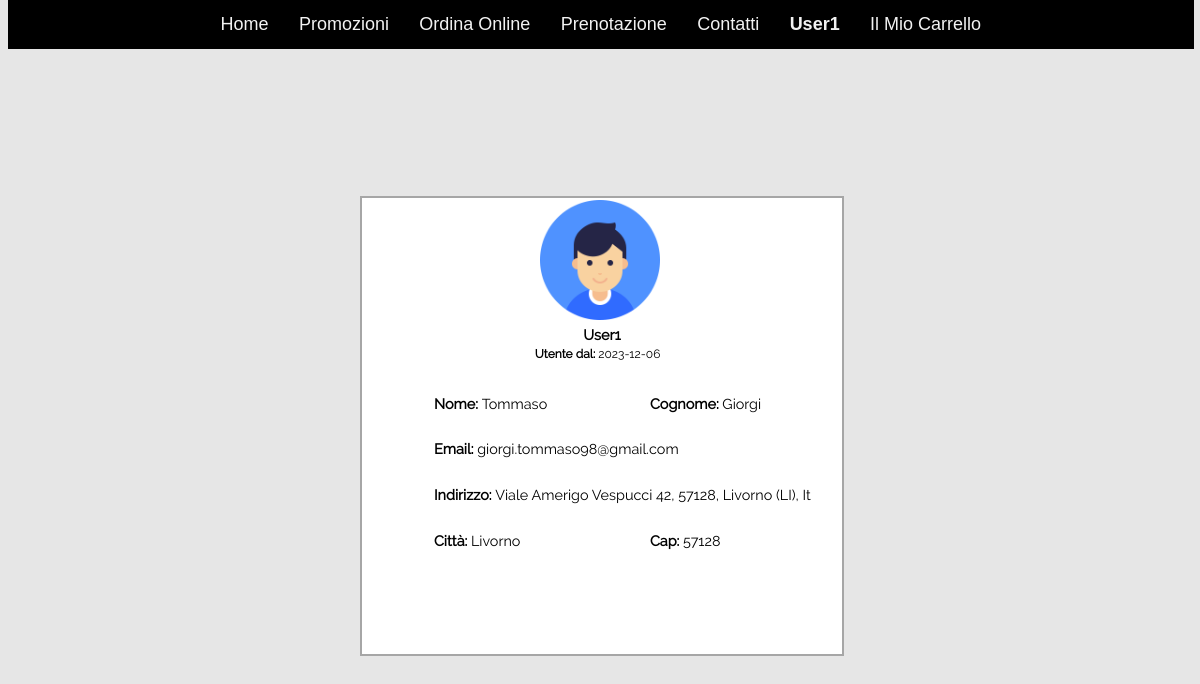
Page /info.php (signed in) on the earlier database version.
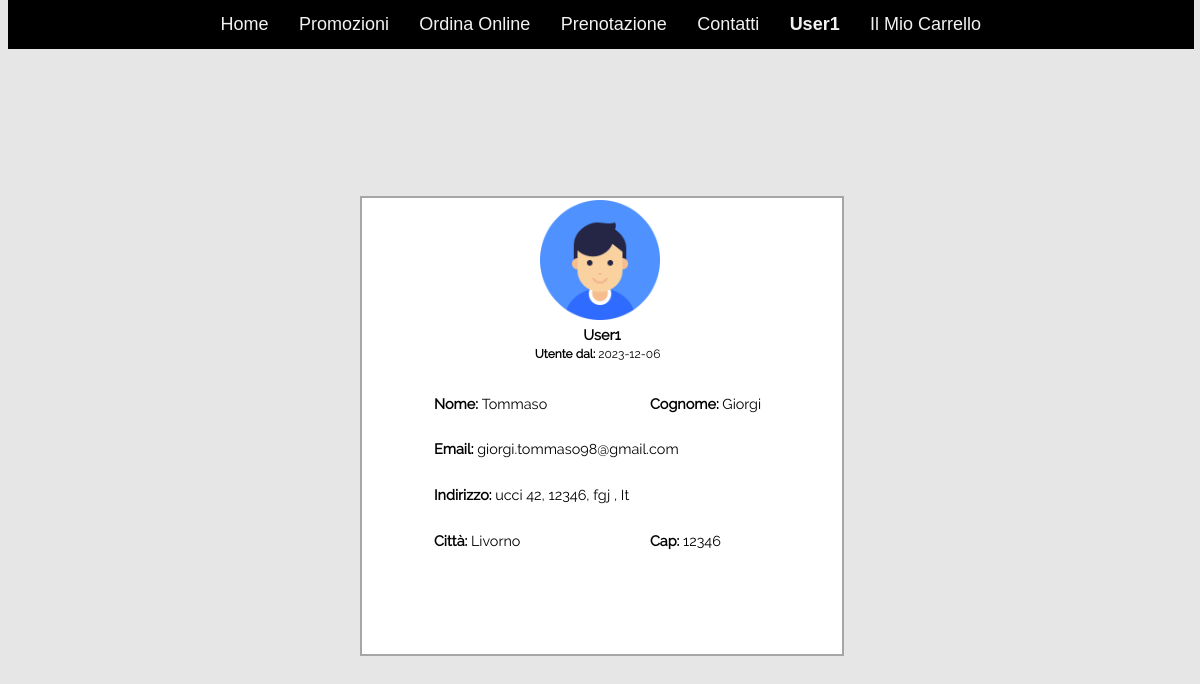
Same page on the later database version.
### tables this page shows
CREATE TABLE `users` (
  `id` int(11) NOT NULL AUTO_INCREMENT,
  `email` varchar(50) NOT NULL,
  `nome` varchar(50) NOT NULL,
  `cognome` varchar(50) NOT NULL,
  `username` varchar(50) NOT NULL,
  `password` varchar(50) NOT NULL,
  `citta` varchar(50) NOT NULL,
  `indirizzo` varchar(50) NOT NULL,
  `cap` varchar(50) NOT NULL,
  `trn_date` date NOT NULL,
  PRIMARY KEY (`id`)
);

### info.php (the view, shortened to what this page needs)
<?php
	require('inc/db.php');
	$query = "SELECT * FROM users WHERE username='".$_SESSION['username']."'";
   	$result=mysqli_query($con,$query);
   	$row = mysqli_fetch_assoc($result);
   	$nome = $row['nome'];
   	$cognome = $row['cognome'];
   	$email = $row['email'];
   	$indirizzo = $row['indirizzo'];
   	$citta = $row['citta'];
   	$cap = $row['cap'];
   	$date = $row['trn_date'];
?>
<!DOCTYPE html>
<html lang="it">
	<head>
	<link href="CSS/stileinfo.css" rel="stylesheet" type="text/css">
	</head>
<body>
	<nav class="topnav">
 	<table>
 	 <tr>
    	<td><a href="index.php">Home</a></td>
  		<td><a href="index.php#hr1">Promozioni</a></td>
    	<td><a href="creation.php">Ordina Online</a></td>
    	<td><a href="index.php#hr2">Prenotazione</a></td>
    	<td><a href="index.php#contatti">Contatti</a></td>
    	<?php
		echo '<td><a onclick="openmodal2()"><strong>'.'<i class="fas fa-user-tie"></i>'.' '. $_SESSION["username"] . '</strong></a></td>';
		?>
  		<td><a href="carrello.php">Il Mio Carrello</a></td>
 	 </tr>
	</table>
	</nav>
	<div id="center_div">
		<div id="image">
		<img src="immagini/user.png" alt="avatar">
		</div>
		<p id= "username"><strong><?php echo $_SESSION['username']?></strong></p>
		<p id="storico"><strong>Utente dal: </strong><?php echo $date ?></p>
		<p id= "name"><strong>Nome: </strong><?php echo $nome ?></p>
		<p id= "cognome"><strong>Cognome: </strong><?php echo $cognome ?></p>
		<p id= "email"><strong>Email: </strong><?php echo $email ?></p>
		<p id= "indirizzo"><strong>Indirizzo: </strong><?php echo $indirizzo ?></p>
		<p id= "citta"><strong>Citt&agrave;: </strong><?php echo $citta ?></p>
		<p id= "cap"><strong>Cap: </strong><?php echo $cap ?></p>
	</div>
</body>
</html>

Differences in the rows shown:
changed users "Tommaso": indirizzo "Viale Amerigo Vespucci 42, 57128, Livorno (LI), It" → "ucci 42, 12346, fgj , It"; cap "57128" → "12346"
